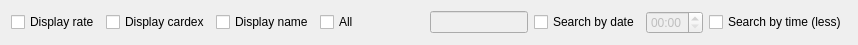
<?xml version="1.0" encoding="UTF-8"?>
<ui version="4.0">
 <class>FInHouseGuest</class>
 <widget class="QWidget" name="FInHouseGuest">
  <property name="geometry">
   <rect>
    <x>0</x>
    <y>0</y>
    <width>858</width>
    <height>41</height>
   </rect>
  </property>
  <property name="windowTitle">
   <string>Form</string>
  </property>
  <layout class="QHBoxLayout" name="horizontalLayout">
   <item>
    <widget class="EQCheckBox" name="chDisplayRate">
     <property name="focusPolicy">
      <enum>Qt::ClickFocus</enum>
     </property>
     <property name="text">
      <string>Display rate</string>
     </property>
     <property name="Field" stdset="0">
      <string>r.f_pricePerNight</string>
     </property>
    </widget>
   </item>
   <item>
    <widget class="EQCheckBox" name="chDisplayCardex">
     <property name="focusPolicy">
      <enum>Qt::ClickFocus</enum>
     </property>
     <property name="text">
      <string>Display cardex</string>
     </property>
     <property name="Field" stdset="0">
      <string>cx.f_name</string>
     </property>
    </widget>
   </item>
   <item>
    <widget class="EQCheckBox" name="chDisplayName">
     <property name="focusPolicy">
      <enum>Qt::ClickFocus</enum>
     </property>
     <property name="text">
      <string>Display name</string>
     </property>
     <property name="checked">
      <bool>false</bool>
     </property>
     <property name="Field" stdset="0">
      <string>concat(g.f_title, ' ', g.f_firstName, ' ', g.f_lastName)</string>
     </property>
    </widget>
   </item>
   <item>
    <widget class="EQCheckBox" name="chAll">
     <property name="focusPolicy">
      <enum>Qt::ClickFocus</enum>
     </property>
     <property name="text">
      <string>All</string>
     </property>
     <property name="Field" stdset="0">
      <string>r.f_extraBedFee;r.f_mealPrice;v.f_vat</string>
     </property>
    </widget>
   </item>
   <item>
    <spacer name="horizontalSpacer_2">
     <property name="orientation">
      <enum>Qt::Horizontal</enum>
     </property>
     <property name="sizeHint" stdset="0">
      <size>
       <width>40</width>
       <height>20</height>
      </size>
     </property>
    </spacer>
   </item>
   <item>
    <widget class="WCardex" name="wCardex" native="true"/>
   </item>
   <item>
    <spacer name="horizontalSpacer">
     <property name="orientation">
      <enum>Qt::Horizontal</enum>
     </property>
     <property name="sizeHint" stdset="0">
      <size>
       <width>2</width>
       <height>20</height>
      </size>
     </property>
    </spacer>
   </item>
   <item>
    <spacer name="horizontalSpacer_3">
     <property name="orientation">
      <enum>Qt::Horizontal</enum>
     </property>
     <property name="sizeHint" stdset="0">
      <size>
       <width>40</width>
       <height>20</height>
      </size>
     </property>
    </spacer>
   </item>
   <item>
    <widget class="EDateEdit" name="deDate">
     <property name="enabled">
      <bool>false</bool>
     </property>
    </widget>
   </item>
   <item>
    <widget class="QCheckBox" name="chDate">
     <property name="text">
      <string>Search by date</string>
     </property>
    </widget>
   </item>
   <item>
    <widget class="QTimeEdit" name="teTime">
     <property name="enabled">
      <bool>false</bool>
     </property>
     <property name="displayFormat">
      <string>HH:mm</string>
     </property>
    </widget>
   </item>
   <item>
    <widget class="QCheckBox" name="chTime">
     <property name="text">
      <string>Search by time (less)</string>
     </property>
    </widget>
   </item>
  </layout>
 </widget>
 <customwidgets>
  <customwidget>
   <class>EDateEdit</class>
   <extends>QLineEdit</extends>
   <header location="global">edateedit.h</header>
  </customwidget>
  <customwidget>
   <class>EQCheckBox</class>
   <extends>QCheckBox</extends>
   <header location="global">eqcheckbox.h</header>
  </customwidget>
  <customwidget>
   <class>WCardex</class>
   <extends>QWidget</extends>
   <header location="global">wcardex.h</header>
   <container>1</container>
  </customwidget>
 </customwidgets>
 <resources/>
 <connections>
  <connection>
   <sender>chDisplayRate</sender>
   <signal>clicked(bool)</signal>
   <receiver>FInHouseGuest</receiver>
   <slot>groupCheckClicked(bool)</slot>
   <hints>
    <hint type="sourcelabel">
     <x>122</x>
     <y>20</y>
    </hint>
    <hint type="destinationlabel">
     <x>199</x>
     <y>20</y>
    </hint>
   </hints>
  </connection>
  <connection>
   <sender>chDisplayName</sender>
   <signal>clicked(bool)</signal>
   <receiver>FInHouseGuest</receiver>
   <slot>groupCheckClicked(bool)</slot>
   <hints>
    <hint type="sourcelabel">
     <x>310</x>
     <y>20</y>
    </hint>
    <hint type="destinationlabel">
     <x>199</x>
     <y>20</y>
    </hint>
   </hints>
  </connection>
  <connection>
   <sender>chDisplayCardex</sender>
   <signal>clicked(bool)</signal>
   <receiver>FInHouseGuest</receiver>
   <slot>groupCheckClicked(bool)</slot>
   <hints>
    <hint type="sourcelabel">
     <x>215</x>
     <y>20</y>
    </hint>
    <hint type="destinationlabel">
     <x>199</x>
     <y>20</y>
    </hint>
   </hints>
  </connection>
  <connection>
   <sender>chAll</sender>
   <signal>clicked(bool)</signal>
   <receiver>FInHouseGuest</receiver>
   <slot>groupCheckClicked(bool)</slot>
   <hints>
    <hint type="sourcelabel">
     <x>365</x>
     <y>20</y>
    </hint>
    <hint type="destinationlabel">
     <x>199</x>
     <y>20</y>
    </hint>
   </hints>
  </connection>
 </connections>
 <slots>
  <slot>groupCheckClicked(bool)</slot>
 </slots>
</ui>
